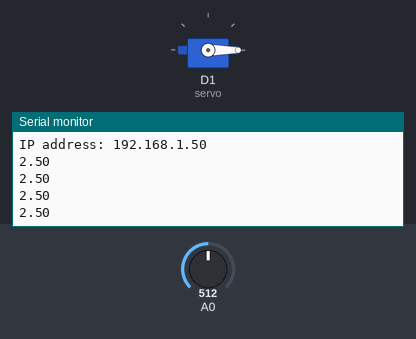
The sketch below on a simulated ESP8266 (NodeMCU). Parts: servo, the last lines printed to the serial monitor. The inputs (shaded band) are chosen by the test bench; at power-on: A0 = 512. WiFi joins after 1.5 s; servers stay silent unless stated.

Above: at 2.7 s.
2.8 s: A0 set to 807
At 3.22 s:
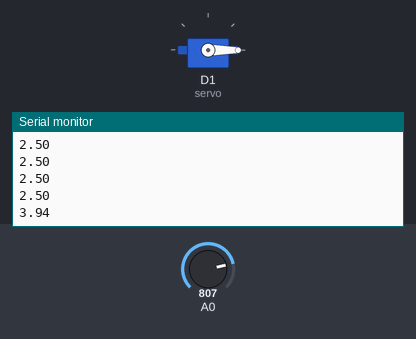
4.3 s: A0 set to 837
At 4.72 s:
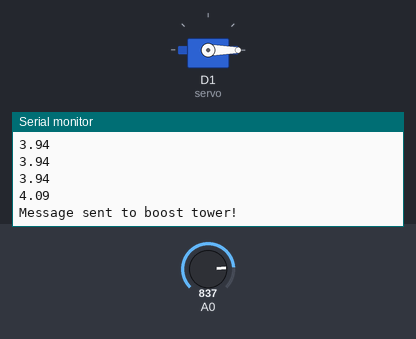
Timing chart, 0 to 7.3 s (numbered marks = the images above; inputs shaded):
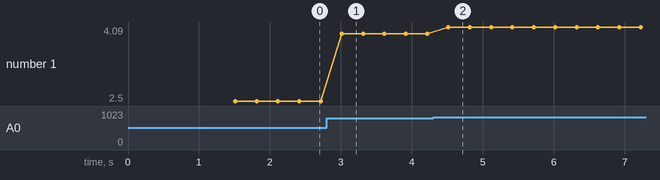

Measured:
- the behaviour switches between 818 and 819 on A0 (found by bisection; images 1 and 2)
- after the input at 2.8 s, the serial monitor: prints a new line after 0.21 s (image 1)
- after the input at 4.3 s, the serial monitor: prints a new line after 0.22 s (image 2)
- plotted number 1: 2.5 → 3.94 after the input at 2.8 s, 3.94 → 4.09 after the input at 4.3 s

The sketch:

GT_Light_Tower.ino
```cpp
#include <ESP8266WiFi.h>
#include <WiFiUdp.h>
#include <Servo.h>

// WiFi credentials
#define ssid "Galaxy S22A88A"         // Replace with your WiFi SSID
#define password "uzjw7402"           // Replace with your WiFi password
IPAddress ip(192, 168, 24, 1);
IPAddress gateway(192, 168, 24, 20);
IPAddress subnet(255, 255, 255, 0);

// Server settings
#define serverIP "192.168.4.121"      // Unity server's IP address
#define serverPort 11000               // Unity server's port

Servo servo;
WiFiUDP udp;

bool towerKilled = false;

void setup() {
  Serial.begin(9600);
  servo.attach(D1);
  servo.write(0);
  delay(10);

  // Connect to WiFi network
  Serial.print("Connecting to WiFi...");
  WiFi.mode(WIFI_STA);
  WiFi.begin(ssid, password);
  while (WiFi.status() != WL_CONNECTED) {
    delay(500);
    Serial.print(".");
  }

  Serial.println("\nConnected to WiFi");
  Serial.print("IP address: ");
  WiFi.config(ip, gateway, subnet);
  Serial.println(WiFi.localIP());
  udp.begin(serverPort);
}

void loop() {
  if(towerKilled == false){
    int sensorValue = analogRead(A0);   // read the input on analog pin 0
	  float LDRVoltageValue = sensorValue * (5 / 1023.0);   // Convert the analog reading (which goes from 0 - 1023) to a voltage (0 - 5V)
	  Serial.println(LDRVoltageValue);   // print out the value you read
    if (receiveMessage() == "k"){
      servo.write(180);
      towerKilled = true;
      delay(1000);
      servo.write(0);
      Serial.println("Tower destroyed!");
    }
    else if(LDRVoltageValue>=4){
      const char* message = "b";
      udp.beginPacket(serverIP, serverPort);
      udp.write(message);
      udp.endPacket();
      Serial.println("Message sent to boost tower!");
      //delay(5000);
    }
    delay(300);  // Send a message every second for testing
  }
  else{
    if(receiveMessage() == "r"){
      towerKilled = false;
      Serial.println("Message recieved to repair barrier!");
    }
    delay(300);
  }
}

String receiveMessage() {
  int packetSize = udp.parsePacket();  // Check for an incoming UDP packet
  if (packetSize) {
    char incomingPacket[255];  // Buffer to hold incoming message
    int len = udp.read(incomingPacket, 255);
    if (len > 0) {
      incomingPacket[len] = '\0';  // Null-terminate the string
    }
    Serial.println(String(incomingPacket));
    return String(incomingPacket);  // Return as a String
  }
  return "";  // Return an empty String if no message was received
}
```
